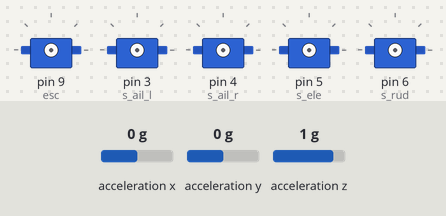
A sketch run on a simulated Arduino Uno, built with avr-gcc and run on an emulated ATmega328P. Shown: 5 × servo. Wiring (inferred from the names in the program): MPU-6050 motion sensor at I2C address 0x68. The test bench sets the inputs (shaded band); at power-on: acceleration x 0 g, acceleration y 0 g, acceleration z 1 g. No radio packets arrive unless stated.

Above: at 0.1 s.
At 1.4 s:
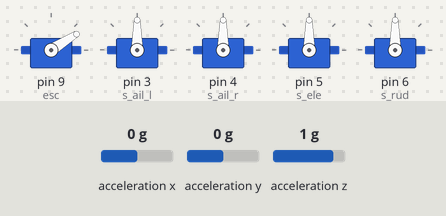
Timing chart, 0 to 2.9 s (numbered marks = the images above):
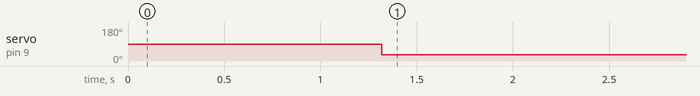

Measured:
- by itself, servo on pin 9 (esc): 90° → 32° at 1.3 s

The sketch:

flight_controller.ino
```cpp
/*
 * Arduino Receiver + Controller
 * Using NRF2401
 *
 * Author: Alexandru Grigoras
 *
 * Libraries used: SPI, RF24(TMRh20), Servo, Wire
 */

#include <SPI.h>
#include <RF24.h>
#include <Servo.h>
#include <Wire.h>

// Accelerometer + Gyroscope
const int MPU=0x68;         // I2C address of the MPU-6050

int16_t AcX,AcY,AcZ;
//Tmp,GyX,GyY,GyZ;

float Roll, Pitch;
float fXg = 0, fYg = 0, fZg = 0;

const float alpha = 0.5;

// Pins
RF24 myRadio (7, 8);        // radio

// Declarations
byte addresses[][6] = {"0"};

Servo esc;                  // Esc - Brushless motor
Servo s_ail_l;              // Servo motor - ailerons left
Servo s_ail_r;              // Servo motor - ailerons right
Servo s_ele;                // Servo motor - elevator
Servo s_rud;                // Servo motor - rudder

/*
 * Structure for package transmitted
 */
typedef struct _package
{
  uint16_t id = 0;
  uint16_t escdata = 0;
  uint16_t servo_ailerons = 0;
  uint16_t servo_elevator = 0;
  uint16_t servo_rudder = 0;
  boolean stabilization = 0;
  boolean lighting = 0;
  uint16_t pot_1 = 0;
  uint16_t pot_2 = 0;
  // char  text[100] = "empty";
} Package;

Package data;               // Structure variable

unsigned long started_waiting_at;
boolean timeout;       // Timeout? True or False

void setup()
{
  /*
   * Initializations
   */

  // Gyroscope / Accelerometer
  Wire.begin();
  Wire.beginTransmission(MPU);
  Wire.write(0x6B);  // PWR_MGMT_1 register
  Wire.write(0);     // set to zero (wakes up the MPU-6050)
  Wire.endTransmission(true);
  delay(500);

  // Radio
  myRadio.begin();
  myRadio.setChannel(115);
  myRadio.setPALevel(RF24_PA_MAX);
  myRadio.setDataRate(RF24_250KBPS);
  myRadio.openReadingPipe(1, addresses[0]);
  myRadio.startListening();
  delay(500);

  // ESC + Servo motors
  esc.attach(9);
  s_ail_l.attach(3);
  s_ail_r.attach(4);
  s_ele.attach(5);
  s_rud.attach(6);
  delay(100);

  // Serial
  //Serial.begin(115200);
  //delay(1000);
}

void loop()
{
  // Check radio availability
  if ( myRadio.available())
  {
    // If available
    while (myRadio.available())
    {
      // Read data from package
      myRadio.read( &data, sizeof(data) );
    }
  }

  started_waiting_at = micros();               // timeout period, get the current microseconds
  timeout = false;                            //  variable to indicate if a response was received or not

  while ( ! myRadio.available() ) {                            // While nothing is received
    if (micros() - started_waiting_at > 200000 ) {           // If waited longer than 200ms, indicate timeout and exit while loop
      timeout = true;
      break;
    }
  }

  // Initialization communication to MPU6050
  Wire.beginTransmission(MPU);
  Wire.write(0x3B);               // starting with register 0x3B (ACCEL_XOUT_H)
  Wire.endTransmission(false);
  Wire.requestFrom(MPU,6,true);   // request a total of 14 registers

  // Read Accelerometer Values
  AcX=Wire.read()<<8|Wire.read();  // 0x3B (ACCEL_XOUT_H) & 0x3C (ACCEL_XOUT_L)
  AcY=Wire.read()<<8|Wire.read();  // 0x3D (ACCEL_YOUT_H) & 0x3E (ACCEL_YOUT_L)
  AcZ=Wire.read()<<8|Wire.read();  // 0x3F (ACCEL_ZOUT_H) & 0x40 (ACCEL_ZOUT_L)

  //Low Pass Filter
  fXg = AcX * alpha + (fXg * (1.0 - alpha));
  fYg = AcY * alpha + (fYg * (1.0 - alpha));
  fZg = AcZ * alpha + (fZg * (1.0 - alpha));

  //Roll & Pitch Calculations
  Roll  = (atan2(-fYg, fZg)*180.0)/M_PI;
  Pitch = (atan2(fXg, sqrt(fYg*fYg + fZg*fZg))*180.0)/M_PI;

  // If NO Connection
  if(timeout)
  {
    esc.write(32);
    s_rud.write(90);
    s_ail_l.write(90);
    s_ail_r.write(90);
    s_ele.write(90);
    //Serial.println("No connection");
  }
  else
    if(data.id == 596)
    {
      // Send data to ESC + servo
      esc.write(data.escdata);
      s_rud.write(data.servo_rudder);

      if(data.servo_ailerons - (Roll/3)*data.stabilization >= 125 || data.servo_ailerons>=124)
      {
        s_ail_l.write(125);
        s_ail_r.write(125);
      }
      else
      {
        if(data.servo_ailerons - (Roll/3)*data.stabilization <= 55 || data.servo_ailerons<=56)
        {
          s_ail_l.write(55);
          s_ail_r.write(55);
        }
        else
        {
          s_ail_l.write(data.servo_ailerons - (Roll/3)*data.stabilization);
          s_ail_r.write(data.servo_ailerons - (Roll/3)*data.stabilization);
        }
      }

      if(data.servo_elevator-(Pitch/2)*data.stabilization >= 135 || data.servo_elevator>=134)
      {
        s_ele.write(135);
      }
      else
      {
        if(data.servo_elevator-(Pitch/2)*data.stabilization <= 45 || data.servo_elevator<=46)
        {
          s_ele.write(45);
        }
        else
        {
          s_ele.write(data.servo_elevator-(Pitch/2)*data.stabilization);
        }
      }

      /*
      Serial.println(data.escdata);
      Serial.println(data.servo_ailerons);
      Serial.println(data.servo_rudder);
      Serial.println(data.servo_elevator);
      */
    }

    // Serial debug
    /* Not used right now
    Serial.print("\nPackage:");
    Serial.print(data.id);
    Serial.print("\n");
    Serial.println(Pitch);
    Serial.println(Roll);
    */

    // delay(100);
}
```
